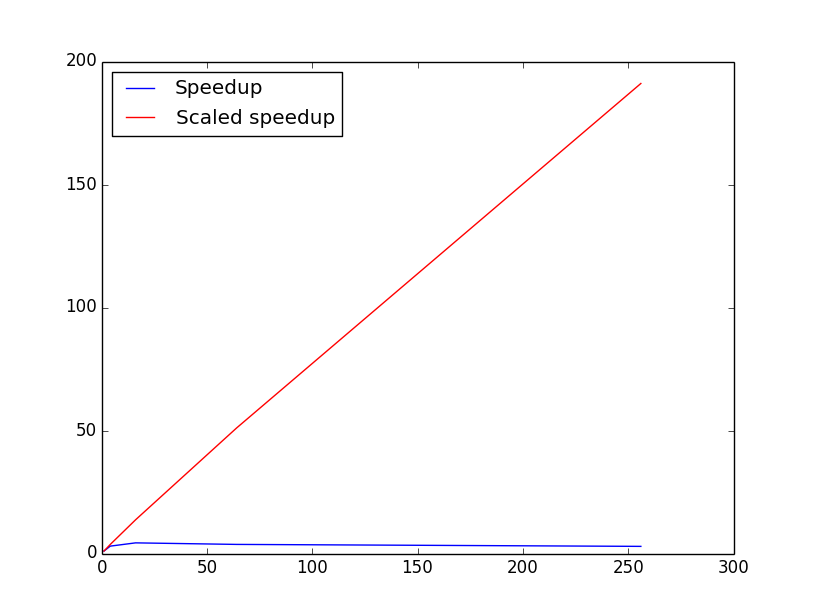

Source code (Python):

import numpy as np
import matplotlib.pyplot as plt

# Plotting speedup and acled speedup for the problem
# of adding together W numbers on p processors.
def parallel_runtime(n, p):
	return n / p - 1 + 11 * np.log2(p)

if __name__ == '__main__':
	p = np.array([1, 4, 16, 64, 256])
	W = 256

	speedup = parallel_runtime(W, 1) / parallel_runtime(W, p)
	scaled = parallel_runtime(p * W, 1) / parallel_runtime(p * W, p)

	plt.plot(p, speedup, "-b", label = "Speedup");
	plt.plot(p, scaled, "-r", label = "Scaled speedup");
	plt.legend(loc = "upper left")
	plt.show()
